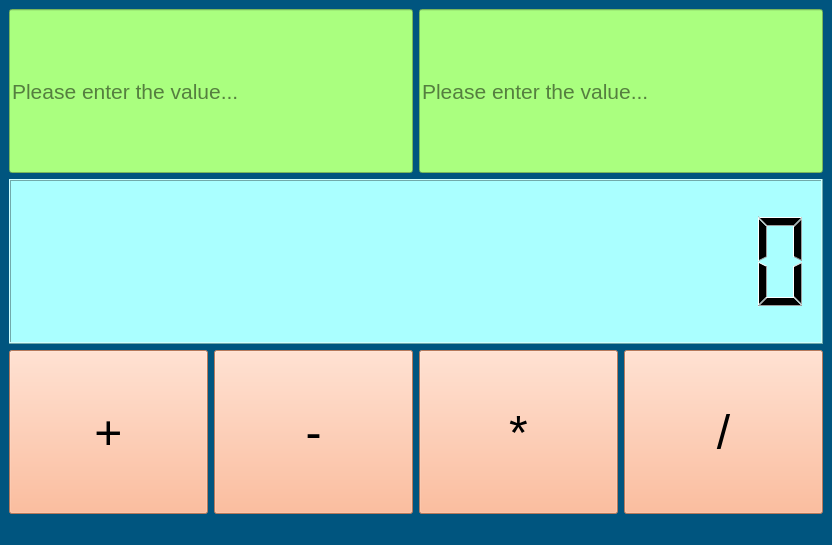
<?xml version="1.0" encoding="UTF-8"?>
<ui version="4.0">
 <class>MainWindow</class>
 <widget class="QMainWindow" name="MainWindow">
  <property name="geometry">
   <rect>
    <x>0</x>
    <y>0</y>
    <width>832</width>
    <height>545</height>
   </rect>
  </property>
  <property name="windowTitle">
   <string>MainWindow</string>
  </property>
  <property name="styleSheet">
   <string notr="true"> 
background-color: rgb(0, 85, 127);</string>
  </property>
  <widget class="QWidget" name="centralwidget">
   <layout class="QGridLayout" name="gridLayout">
    <item row="0" column="0">
     <layout class="QVBoxLayout" name="verticalLayout">
      <item>
       <layout class="QHBoxLayout" name="horizontalLayout">
        <item>
         <widget class="QLineEdit" name="value_1">
          <property name="sizePolicy">
           <sizepolicy hsizetype="Expanding" vsizetype="Expanding">
            <horstretch>0</horstretch>
            <verstretch>0</verstretch>
           </sizepolicy>
          </property>
          <property name="font">
           <font>
            <pointsize>16</pointsize>
           </font>
          </property>
          <property name="styleSheet">
           <string notr="true">background-color: rgb(170, 255, 127);</string>
          </property>
          <property name="placeholderText">
           <string>Please enter the value...</string>
          </property>
         </widget>
        </item>
        <item>
         <widget class="QLineEdit" name="value_2">
          <property name="sizePolicy">
           <sizepolicy hsizetype="Expanding" vsizetype="Expanding">
            <horstretch>0</horstretch>
            <verstretch>0</verstretch>
           </sizepolicy>
          </property>
          <property name="font">
           <font>
            <pointsize>16</pointsize>
           </font>
          </property>
          <property name="styleSheet">
           <string notr="true">background-color: rgb(170, 255, 127);</string>
          </property>
          <property name="dragEnabled">
           <bool>false</bool>
          </property>
          <property name="placeholderText">
           <string comment="Value 2" extracomment="Value 2">Please enter the value...</string>
          </property>
         </widget>
        </item>
       </layout>
      </item>
      <item>
       <widget class="QLCDNumber" name="lcd_result">
        <property name="sizePolicy">
         <sizepolicy hsizetype="Minimum" vsizetype="Expanding">
          <horstretch>0</horstretch>
          <verstretch>0</verstretch>
         </sizepolicy>
        </property>
        <property name="styleSheet">
         <string notr="true">background-color: rgb(170, 255, 255);</string>
        </property>
        <property name="digitCount">
         <number>15</number>
        </property>
       </widget>
      </item>
      <item>
       <layout class="QHBoxLayout" name="horizontalLayout_2">
        <item>
         <widget class="QPushButton" name="btn_add">
          <property name="sizePolicy">
           <sizepolicy hsizetype="Minimum" vsizetype="Expanding">
            <horstretch>0</horstretch>
            <verstretch>0</verstretch>
           </sizepolicy>
          </property>
          <property name="font">
           <font>
            <pointsize>36</pointsize>
           </font>
          </property>
          <property name="styleSheet">
           <string notr="true"> 
background-color: rgb(255, 170, 127);</string>
          </property>
          <property name="text">
           <string>+</string>
          </property>
         </widget>
        </item>
        <item>
         <widget class="QPushButton" name="btn_subtract">
          <property name="sizePolicy">
           <sizepolicy hsizetype="Minimum" vsizetype="Expanding">
            <horstretch>0</horstretch>
            <verstretch>0</verstretch>
           </sizepolicy>
          </property>
          <property name="font">
           <font>
            <pointsize>36</pointsize>
           </font>
          </property>
          <property name="styleSheet">
           <string notr="true">background-color: rgb(255, 170, 127);</string>
          </property>
          <property name="text">
           <string>-</string>
          </property>
         </widget>
        </item>
        <item>
         <widget class="QPushButton" name="btn_multiply">
          <property name="sizePolicy">
           <sizepolicy hsizetype="Minimum" vsizetype="Expanding">
            <horstretch>0</horstretch>
            <verstretch>0</verstretch>
           </sizepolicy>
          </property>
          <property name="font">
           <font>
            <pointsize>36</pointsize>
           </font>
          </property>
          <property name="styleSheet">
           <string notr="true">background-color: rgb(255, 170, 127);</string>
          </property>
          <property name="text">
           <string>*</string>
          </property>
         </widget>
        </item>
        <item>
         <widget class="QPushButton" name="btn_divide">
          <property name="sizePolicy">
           <sizepolicy hsizetype="Minimum" vsizetype="Expanding">
            <horstretch>0</horstretch>
            <verstretch>0</verstretch>
           </sizepolicy>
          </property>
          <property name="font">
           <font>
            <pointsize>36</pointsize>
           </font>
          </property>
          <property name="styleSheet">
           <string notr="true">background-color: rgb(255, 170, 127);</string>
          </property>
          <property name="text">
           <string>/</string>
          </property>
         </widget>
        </item>
       </layout>
      </item>
     </layout>
    </item>
   </layout>
  </widget>
  <widget class="QMenuBar" name="menubar">
   <property name="geometry">
    <rect>
     <x>0</x>
     <y>0</y>
     <width>832</width>
     <height>22</height>
    </rect>
   </property>
  </widget>
  <widget class="QStatusBar" name="statusbar"/>
 </widget>
 <resources/>
 <connections>
  <connection>
   <sender>btn_add</sender>
   <signal>clicked()</signal>
   <receiver>MainWindow</receiver>
   <slot>add()</slot>
   <hints>
    <hint type="sourcelabel">
     <x>100</x>
     <y>408</y>
    </hint>
    <hint type="destinationlabel">
     <x>184</x>
     <y>516</y>
    </hint>
   </hints>
  </connection>
  <connection>
   <sender>btn_subtract</sender>
   <signal>clicked()</signal>
   <receiver>MainWindow</receiver>
   <slot>subtract()</slot>
   <hints>
    <hint type="sourcelabel">
     <x>332</x>
     <y>442</y>
    </hint>
    <hint type="destinationlabel">
     <x>371</x>
     <y>516</y>
    </hint>
   </hints>
  </connection>
  <connection>
   <sender>btn_multiply</sender>
   <signal>clicked()</signal>
   <receiver>MainWindow</receiver>
   <slot>multiply()</slot>
   <hints>
    <hint type="sourcelabel">
     <x>496</x>
     <y>449</y>
    </hint>
    <hint type="destinationlabel">
     <x>532</x>
     <y>517</y>
    </hint>
   </hints>
  </connection>
  <connection>
   <sender>btn_divide</sender>
   <signal>clicked()</signal>
   <receiver>MainWindow</receiver>
   <slot>divide()</slot>
   <hints>
    <hint type="sourcelabel">
     <x>682</x>
     <y>438</y>
    </hint>
    <hint type="destinationlabel">
     <x>712</x>
     <y>515</y>
    </hint>
   </hints>
  </connection>
 </connections>
 <slots>
  <slot>add()</slot>
  <slot>subtract()</slot>
  <slot>multiply()</slot>
  <slot>divide()</slot>
 </slots>
</ui>
